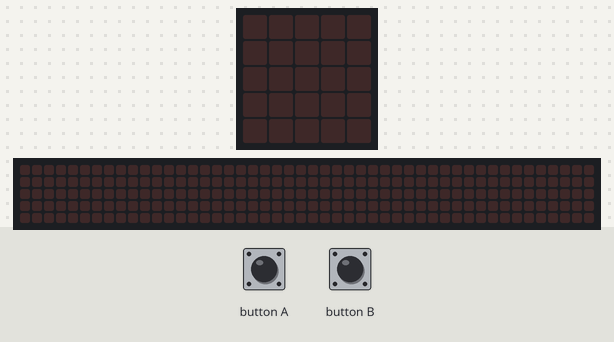
The program below on a simulated BBC micro:bit (MakeCode). On the bench: the board's 5×5 LED display, a strip that is not on the board, showing the scrolling text unrolled. Inputs (shaded band) come from the test bench. The 48×5 strip is a reading aid, not a part: it shows the text the display is scrolling, unrolled, one strip-width of it at a time.

Above: at 1.2 s.
1.3 s: button A pressed for 0.15 s
At 2.5 s:
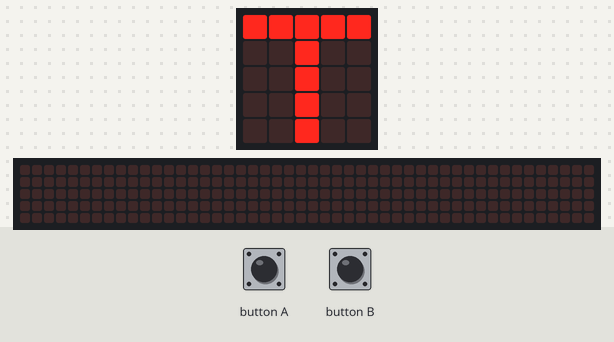
2.9 s: button B pressed for 0.15 s
At 5.47 s:
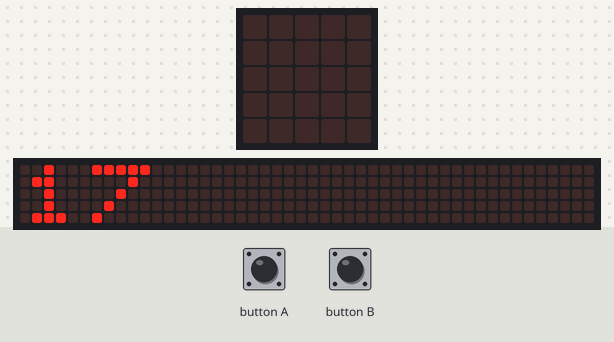
5.9 s: button A pressed for 1 s
At 6.3 s:
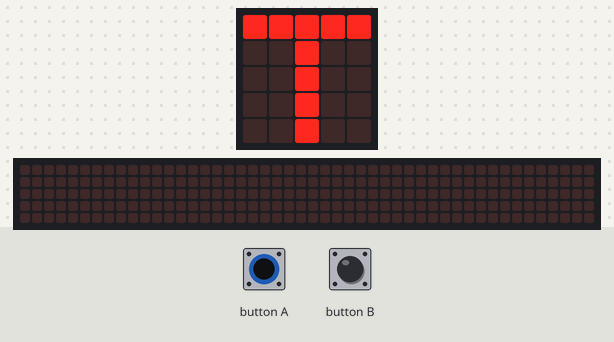
8.4 s: button B pressed for 1 s
At 8.47 s:
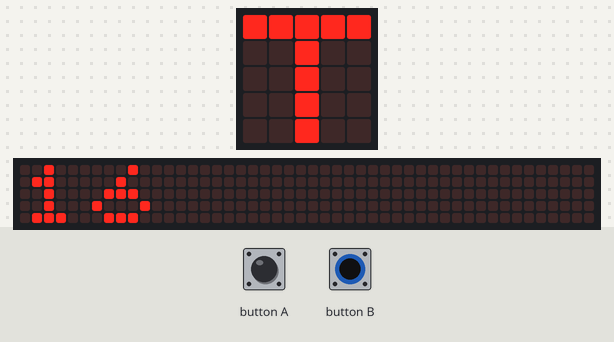
11.4 s: button A pressed for 3.2 s
At 11.7 s:
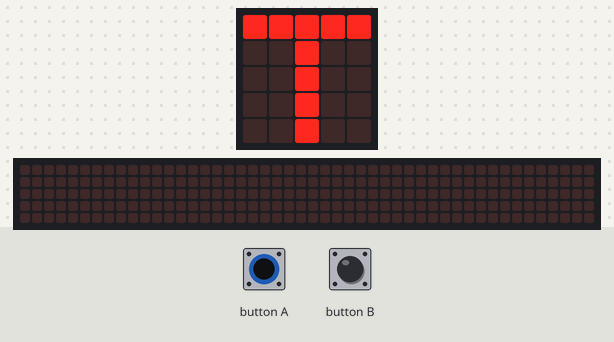
Timing chart, 0 to 14.4 s (numbered marks = the images above; inputs shaded):
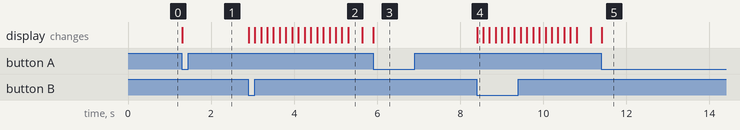

The program:

main.ts
```typescript
let tel = false
let teller = 0
function tellen () {
    while (tel == true) {
        teller += 1
        basic.pause(100)
    }
}
function knoppen () {
    if (input.buttonIsPressed(Button.A)) {
        tel = true
        teller = 0
        basic.showLeds(`
            # # # # #
            . . # . .
            . . # . .
            . . # . .
            . . # . .
            `)
    }
    if (input.buttonIsPressed(Button.B)) {
        tel = false
        basic.showNumber(teller)
    }
}
basic.forever(function () {
    knoppen()
})
basic.forever(function () {
    tellen()
})
basic.forever(function () {

})
```

test.ts
```typescript
// tests gaan hier; deze zal niet worden gecompileerd wanneer dit pakket wordt gebruikt als extensie.
```

Measured:
- after the input at 1.3 s, the display: changes at once (image 1)
- after the input at 2.9 s, the display: first changes at once (image 2 shows a later state)
- after the input at 5.9 s, the display: changes at once (image 3)
- after the input at 8.4 s, the display: changes at once (image 4)
- after the input at 11.4 s, the display: changes at once (image 5)
